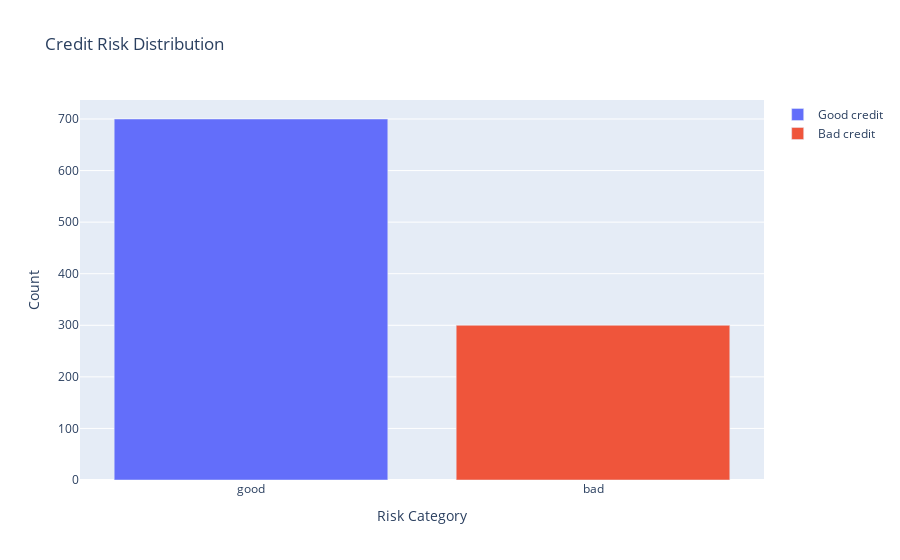

Notebook source saved alongside this figure:
### Markdown cell above
<h2>Let's start looking through target variable and their distribuition</h2>

### Code cell
import plotly.graph_objs as go
from plotly.offline import iplot

# Create bar plots for both good and bad credit risks
data = [
    go.Bar(
        x=df_credit[df_credit["Risk"] == risk]["Risk"].value_counts().index.values,
        y=df_credit[df_credit["Risk"] == risk]["Risk"].value_counts().values,
        name=f'{risk.capitalize()} credit'
    )
    for risk in ['good', 'bad']
]

# Define layout
layout = go.Layout(
    title='Credit Risk Distribution',
    xaxis=dict(title='Risk Category'),
    yaxis=dict(title='Count')
)

# Plot the figure
fig = go.Figure(data=data, layout=layout)
iplot(fig)

### Figure 1 — Plotly figure (JSON) as saved in the notebook; plotly's stock layout.template omitted (floating-point values rounded to 4 significant figures)
{"data": [{"name": "Good credit", "type": "bar", "x": ["good"], "y": [700]}, {"name": "Bad credit", "type": "bar", "x": ["bad"], "y": [300]}], "layout": {"title": {"text": "Credit Risk Distribution"}, "xaxis": {"title": {"text": "Risk Category"}}, "yaxis": {"title": {"text": "Count"}}}}
